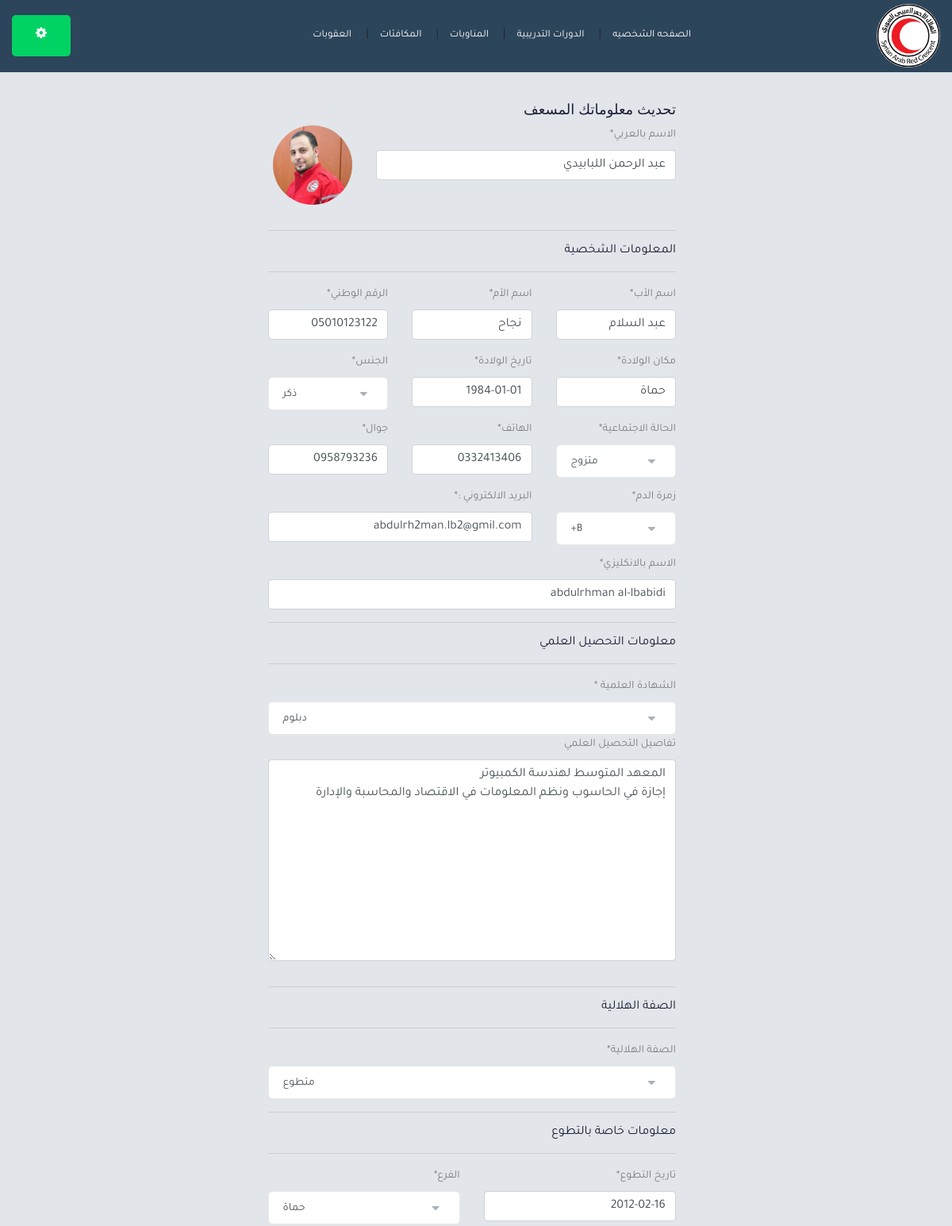
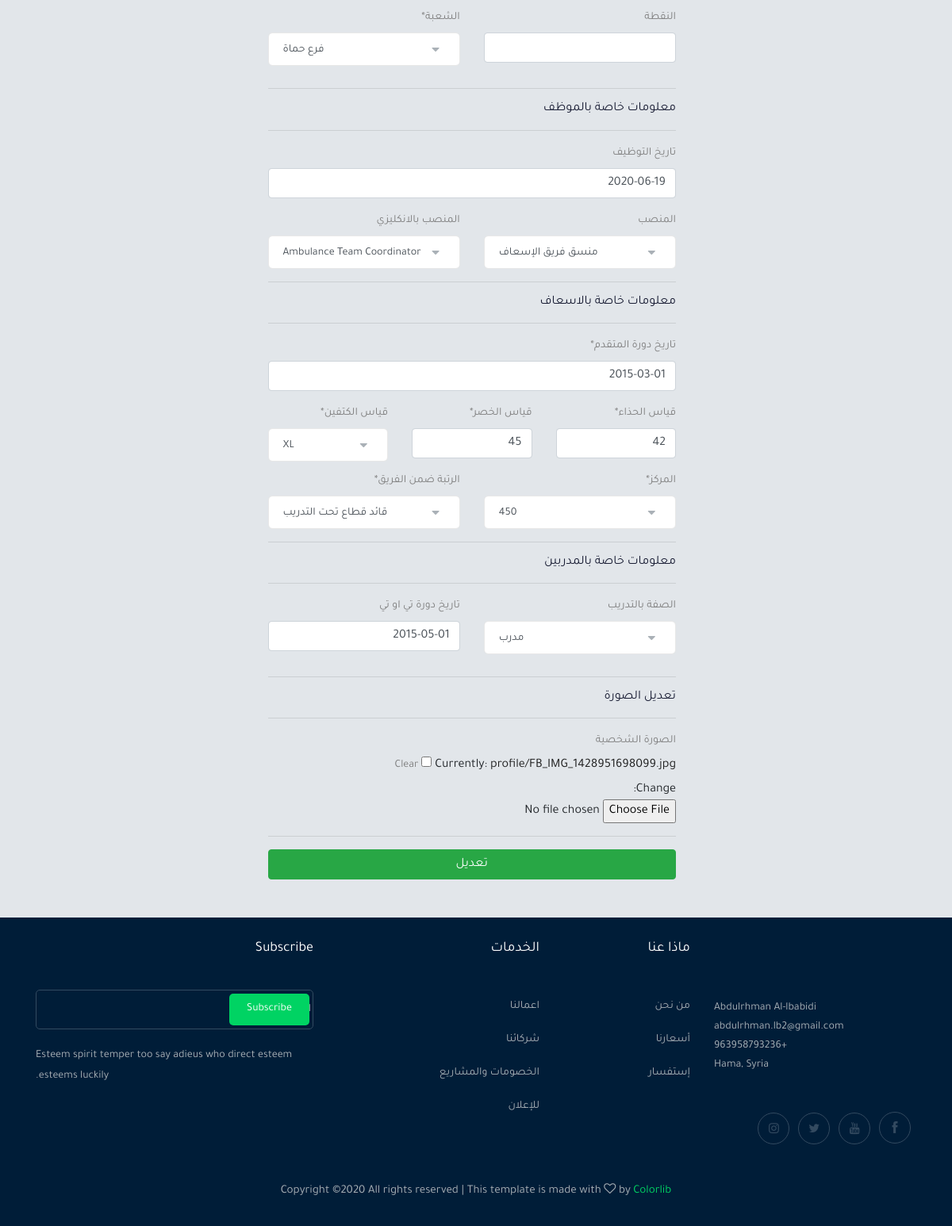
The app's page /accounts/update/ (signed in) with its own data (2 pictures, top to bottom).
### accounts/models.py (models this page shows, shortened)
class Profile(models.Model):
    SUB = [
        ("فرع حماة" , "فرع حماة"),
        ("شعبة السلمية" , "شعبة السلمية"),
        ("شعبة السقيلبية" , "شعبة السقيلبية"),
        ("شعبة مصياف" , "شعبة مصياف"),
    ]
    SEX = [
        ("ذكر" , "ذكر"),
        ("أنثى" , "أنثى"),
    ]
    SOC = [
        ("أعزب" , "أعزب"),
        ("متزوج" , "متزوج"),
    ]
    EDU = [
        ("غير متعلم" , "غير متعلم"),
        ("شهادة ابتدائية" , "شهادة ابتدائية"),
        ("شهادة إعدادية" , "شهادة إعدادية"),
        ("شهادة ثانوية" , "شهادة ثانوية"),
        ("طالب جامعي" , "طالب جامعي"),
        ("معهد" , "معهد"),
        ("شهادة جامعية" , "شهادة جامعية"),
        ("دبلوم" , "دبلوم"),
        ("ماجستير" , "ماجستير"),
        ("دكتوراه" , "دكتوراه"),
    ]
    ADJ = [
        ("متطوع" , "متطوع"),
        ("موظف" , "موظف"),
    ]
    POS = [
        ("منسق فريق الإسعاف" , "منسق فريق الإسعاف"),
        ("مساعد منسق الإسعاف" , "مساعد منسق الإسعاف"),
        ("منسق عمليات الإسعاف" , "منسق عمليات الإسعاف"),
        ("منسق التدريب" , "منسق التدريب"),
        ("مستشار طبي" , "مستشار طبي"),
        ("لوجستي إسعاف" , "لوجستي إسعاف"),
        ("مسؤول مركز" , "مسؤول مركز"),
        ("سائق" , "سائق"),
        ("مستخدم" , "مستخدم"),
    ]
    POS_E = [
        ("Ambulance Team Coordinator" , "Ambulance Team Coordinator"),
        ("Assistant Ambulance Coordinator" , "Assistant Ambulance Coordinator"),
        ("Ambulance Operations Coordinator" , "Ambulance Operations Coordinator"),
        ("Training Coordinator" , "Training Coordinator"),
        ("Medical Advisor" , "Medical Advisor"),
        ("Ambulance Logistic" , "Ambulance Logistic"),
        ("Center Official" , "Center Official"),
        ("Driver" , "Driver"),
        ("User" , "User"),
    ]
    BLOOD = [
        ("A+" , "A+"),
        ("A-" , "A-"),
        ("B+" , "B+"),
        ("B-" , "B-"),
        ("AB+" , "AB+"),
        ("AB-" , "AB-"),
        ("O+" , "O+"),
        ("O-" , "O-"),
    ]
    SHOOULDER = [
        ("S" , "S"),
        ("M" , "M"),
        ("L" , "L"),
        ("XL" , "XL"),
        ("XXL" , "XXL"),
    ]
    RANK = [
        ("قائد قطاع" , "قائد قطاع"),
        ("قائد قطاع تحت التدريب" , "قائد قطاع تحت التدريب"),
        ("قائد فريق" , "قائد فريق"),
        ("كشاف" , "كشاف"),
        ("مسعف" , "مسعف"),
        ("مسعف تحت التدريب" , "مسعف تحت التدريب"),
    ]
    TRAINING = [
        ("مدرب" , "مدرب"),
        ("مساعد مدرب" , "مساعد مدرب"),
    ]
    CENTER = [
        ("450" , "450"),
        ("480" , "480"),
        ("490" , "490"),
    ]
    BRANCH = [
        ("دمشق" , "دمشق"),
        ("ريف دمشق" , "ريف دمشق"),
        ("حلب" , "حلب"),
        ("حماة" , "حماة"),
        ("حمص" , "حمص"),
        ("اللاذقية" , "اللاذقية"),
        ("طرطوس" , "طرطوس"),
        ("درعا" , "درعا"),
        ("السويداء" , "السويداء"),
        ("القنيطرة" , "القنيطرة"),
        ("دير الزور" , "دير الزور"),
        ("الحسكة" , "الحسكة"),
        ("الرقة" , "الرقة"),
        ("ادلب" , "ادلب"),
    ]
    user            = models.OneToOneField(User, on_delete=models.CASCADE)
    branchs         = models.CharField(_("الفرع"), max_length=50 , choices=BRANCH , default="حماة")
    sub_branch      = models.CharField(_("الشعبة"), max_length=50 , choices=SUB)
    point           = models.CharField(_("النقطة"), max_length=50 , blank=True , null=True)
    nation_num      = models.CharField(_("الرقم الوطني") , validators=[RegexValidator(r"[0-9].{10}$")], max_length=11 )
    name            = models.CharField(_("الاسم بالعربي"), max_length=100)
    father_name     = models.CharField(_("اسم الأب"), max_length=50)
    mother_name     = models.CharField(_("اسم الأم"), max_length=50)
    type_of_person  = models.CharField(_("  الجنس"), max_length=50 , choices=SEX)
    birth_place     = models.CharField(_("مكان الولادة"), max_length=50)
    birth_date      = models.DateField(_("تاريخ الولادة"))
    social_status   = models.CharField(_("الحالة الاجتماعية"), max_length=50 , choices=SOC)
    mobile          = models.CharField(_("جوال") , validators=[RegexValidator(r"[0-9].{9}$")] , max_length=10 )
    phone           = models.CharField(_("الهاتف") , validators=[RegexValidator(r"[0-9].{9}$")] , max_length=10  )
    education       = models.CharField(_("الشهادة العلمية "), max_length=50 , choices=EDU)
    education_detail= models.TextField(_("تفاصيل التحصيل العلمي"), blank=True , null=True)
    sarc_adjective  = models.CharField(_("الصفة الهلالية"), max_length=50 , choices=ADJ)
    position        = models.CharField(_("المنصب"), max_length=50 , choices=POS, blank=True , null=True)
    volunteer_date  = models.DateField(_("تاريخ التطوع"))
    employment_date = models.DateField(_("تاريخ التوظيف"), blank=True , null=True)
    blood_type      = models.CharField(_("زمرة الدم"), max_length=50 , choices=BLOOD)
    name_e          = models.CharField(_("الاسم بالانكليزي"), max_length=50)
    position_e      = models.CharField(_("المنصب بالانكليزي"), max_length=50 , choices=POS_E, blank=True , null=True)
    shoce_size      = models.IntegerField(_("قياس الحذاء"))
    waist_size      = models.IntegerField(_("قياس الخصر"))
    shoulder_size   = models.CharField(_("قياس الكتفين"), max_length=50 , choices=SHOOULDER)
    rank_in_team    = models.CharField(_("الرتبة ضمن الفريق"), max_length=50 , choices=RANK)
    advanced_date   = models.DateField(_("تاريخ دورة المتقدم"))
    training_postion= models.CharField(_("الصفة بالتدريب"), max_length=50 , choices=TRAINING, blank=True , null=True)
    tot_date        = models.DateField(_("تاريخ دورة تي او تي"), blank=True , null=True)
    center          = models.CharField(_("المركز"), max_length=50 , choices=CENTER)
    image           = models.ImageField(_("الصورة الشخصية"), upload_to='profile', blank=True , null=True)
    class Meta:
        verbose_name = _("Profile")
        verbose_name_plural = _("Profiles")

### accounts/views.py (the view, shortened to what this page needs)
# urls.py: path('update/', views.update_profile , name='update'),
def update_profile(request):
    user_form = UpdateUserForm(instance=request.user)
    profile_form = UpdateProfileForm(instance=request.user.profile)
    return render(request , 'update_profile.html', {
        'user_form' : user_form ,
        'profile_form' : profile_form
    })

### accounts/forms.py
class UpdateUserForm(forms.ModelForm):
    email = forms.EmailField(label = "البريد الالكتروني :")
    class Meta():
        model = User
        fields = ( 'email',)

class UpdateProfileForm(forms.ModelForm):
    class Meta():
        model = Profile
        fields = ('branchs','sub_branch' , 'point' , 'nation_num' , 'name' , 'father_name' , 'mother_name' ,
        'type_of_person' , 'birth_place' , 'birth_date' , 'social_status' , 'mobile' , 'phone' , 'education' , 'education_detail' ,
        'sarc_adjective' , 'position' , 'volunteer_date' , 'employment_date' , 'blood_type' , 'name_e' , 'position_e' , 'shoce_size' ,
        'waist_size' , 'shoulder_size' , 'rank_in_team' , 'advanced_date' , 'training_postion' , 'tot_date' , 'center'  , 'image')

### accounts/templates/update_profile.html (shortened to what this page needs)
{% extends 'base.html' %}
{% load static %}
{% load crispy_forms_tags %}
{% block body %}
<div dir="rtl">
<div class="container">
    <div class="signup">
    <div class="col-md-9" >
        <form method="POST" enctype="multipart/form-data">
            <h4 class="auth-header">تحديث معلوماتك المسعف</h4>
            <div class="row">
                <div class="col-sm-9">
                    <div class="form-group">
                        {{profile_form.name|as_crispy_field}}
                    </div>
                </div>
                <div class="col-sm-3">
                    <div class="form-group">
                        <img src="{{user.profile.image.url}}" alt="" width="100" height="100">
                    </div>
                </div>
            </div>
            <hr>
            <h5 class="auth-header  alig-center">المعلومات الشخصية</h5>
            <hr>
            <div class="row">
                <div class="col-sm-4">
                    <div class="form-group">
                        {{profile_form.father_name|as_crispy_field}}
                    </div>
                </div>
                <div class="col-sm-4">
                    <div class="form-group">
                        {{profile_form.mother_name|as_crispy_field}}
                    </div>
                </div>
                <div class="col-sm-4">
                    <div class="form-group">
                        {{profile_form.nation_num|as_crispy_field}}
                    </div>
                </div>
            </div>
            <div class="row">
                <div class="col-sm-4">
                    <div class="form-group">
                        {{profile_form.birth_place|as_crispy_field}}
                    </div>
                </div>
                <div class="col-sm-4">
                    <div class="form-group">
                        {{profile_form.birth_date|as_crispy_field}}
                    </div>
                </div>
                <div class="col-sm-4">
                    <div class="form-group ">
                        {{profile_form.type_of_person|as_crispy_field}}
                    </div>
                </div>
            </div>
            <div class="row">
                <div class="col-sm-4">
                    <div class="form-group">
                        {{profile_form.social_status|as_crispy_field}}
                    </div>
                </div>
                <div class="col-sm-4">
                    <div class="form-group">
                        {{profile_form.phone|as_crispy_field}}
                    </div>
                </div>
                <div class="col-sm-4">
                    <div class="form-group ">
                        {{profile_form.mobile|as_crispy_field}}
                    </div>
                </div>
            </div>
            <div class="row">
                <div class="col-sm-4">
                    <div class="form-group">
                        {{profile_form.blood_type|as_crispy_field}}
                    </div>
                </div>
                <div class="col-sm-8">
                    <div class="form-group">
                        {{user_form.email|as_crispy_field}}
                    </div>
                </div>
            </div>
            <div class="form-group">
                {{profile_form.name_e|as_crispy_field}}
            </div>
            <hr>
            <h5 class="auth-header">معلومات التحصيل العلمي</h5>
            <hr>
            <div class="row">
                <div class="col-sm-12">
                    <div class="form-group">
                        {{profile_form.education|as_crispy_field}}
                    </div>
                </div>
            </div>
            <div class="row">
                <div class="col-sm-12">
                    <div class="form-group">
                        {{profile_form.education_detail|as_crispy_field}}
                    </div>
                </div>
            </div>
            <hr>
            <h5 class="auth-header">الصفة الهلالية </h5>
            <hr>
            <div class="row">
                <div class="col-sm-12">
                    <div class="form-group">
                        {{profile_form.sarc_adjective|as_crispy_field}}
                    </div>
                </div>
            </div>
            <hr>
            <h5 class="auth-header">معلومات خاصة بالتطوع</h5>
            <hr>
            <div class="row">
                <div class="col-sm-6">
                    <div class="form-group">
                        {{profile_form.volunteer_date|as_crispy_field}}
                    </div>
                </div>
                <div class="col-sm-6">
                    <div class="form-group">
                        {{profile_form.branchs|as_crispy_field}}
                    </div>
                </div>
            </div>
            <div class="row">
                <div class="col-sm-6">
                    <div class="form-group ">
                        {{profile_form.point|as_crispy_field}}
                    </div>
                </div>
                <div class="col-sm-6">
                    <div class="form-group">
                        {{profile_form.sub_branch|as_crispy_field}}
                    </div>
                </div>
            </div>
            <hr>
            <h5 class="auth-header">معلومات خاصة بالموظف</h5>
            <hr>
            <div class="form-group">
                {{profile_form.employment_date|as_crispy_field}}
            </div>
            <div class="row">
                <div class="col-sm-6">
                    <div class="form-group">
                        {{profile_form.position|as_crispy_field}}
                    </div>
                </div>
                <div class="col-sm-6">
                    <div class="form-group">
                        {{profile_form.position_e|as_crispy_field}}
                    </div>
                </div>
            </div>
            <hr>
            <h5 class="auth-header">معلومات خاصة بالاسعاف</h5>
            <hr>
            <div class="row">
                <div class="col-sm-12">
                    <div class="form-group">
                        {{profile_form.advanced_date|as_crispy_field}}
                    </div>
                </div>
            </div>
            <div class="row">
                <div class="col-sm-4">
                    <div class="form-group">
                        {{profile_form.shoce_size|as_crispy_field}}
                    </div>
                </div>
                <div class="col-sm-4">
                    <div class="form-group">
                        {{profile_form.waist_size|as_crispy_field}}
                    </div>
                </div>
                <div class="col-sm-4">
                    <div class="form-group ">
                        {{profile_form.shoulder_size|as_crispy_field}}
                    </div>
                </div>
            </div>
            <div class="row">
                <div class="col-sm-6">
                    <div class="form-group">
                        {{profile_form.center|as_crispy_field}}
                    </div>
                </div>
                <div class="col-sm-6">
                    <div class="form-group">
                        {{profile_form.rank_in_team|as_crispy_field}}
                    </div>
                </div>
            </div>
            <hr>
            <h5 class="auth-header">معلومات خاصة بالمدربين</h5>
            <hr>
            <div class="row">
                <div class="col-sm-6">
                    <div class="form-group">
                        {{profile_form.training_postion|as_crispy_field}}
                    </div>
                </div>
                <div class="col-sm-6">
                    <div class="form-group">
                        {{profile_form.tot_date|as_crispy_field}}
                    </div>
                </div>
            </div>
            <hr>
            <h5 class="auth-header">تعديل الصورة</h5>
            <hr>
            <div class="form-group">
                {{profile_form.image|as_crispy_field}}
            </div>
            <hr>
            <div class="buttons-w "><button type="submit" class="btn btn-success col-sm-12">تعديل</button></div>
        </form>
    </div>
    </div>
</div>
{% endblock body %}

### records on screen
Profile: name "عبد الرحمن اللبابيدي", father_name "عبد السلام", mother_name "نجاح", nation_num "05010123122", birth_place "حماة", birth_date "1984-01-01", type_of_person|as_crispy_field "الجنس *", social_status|as_crispy_field "الحالة الاجتماعية *", phone "0332413406", mobile "0958793236", blood_type|as_crispy_field "زمرة الدم *", name_e "abdulrhman al-lbabidi", education|as_crispy_field "الشهادة العلمية *", education_detail "المعهد المتوسط لهندسة الكمبيوتر إجازة في الحاسوب ونظم المعلومات في الاقتصاد والمحاسبة والإدارة", sarc_adjective|as_crispy_field "الصفة الهلالية *", volunteer_date "2012-02-16", branchs|as_crispy_field "الفرع *", sub_branch|as_crispy_field "الشعبة *", employment_date "2020-06-19", position|as_crispy_field "المنصب", position_e|as_crispy_field "المنصب بالانكليزي", advanced_date "2015-03-01", shoce_size "42", waist_size "45", shoulder_size|as_crispy_field "قياس الكتفين *", center|as_crispy_field "المركز *", rank_in_team|as_crispy_field "الرتبة ضمن الفريق *", training_postion|as_crispy_field "الصفة بالتدريب", tot_date "2015-05-01"
